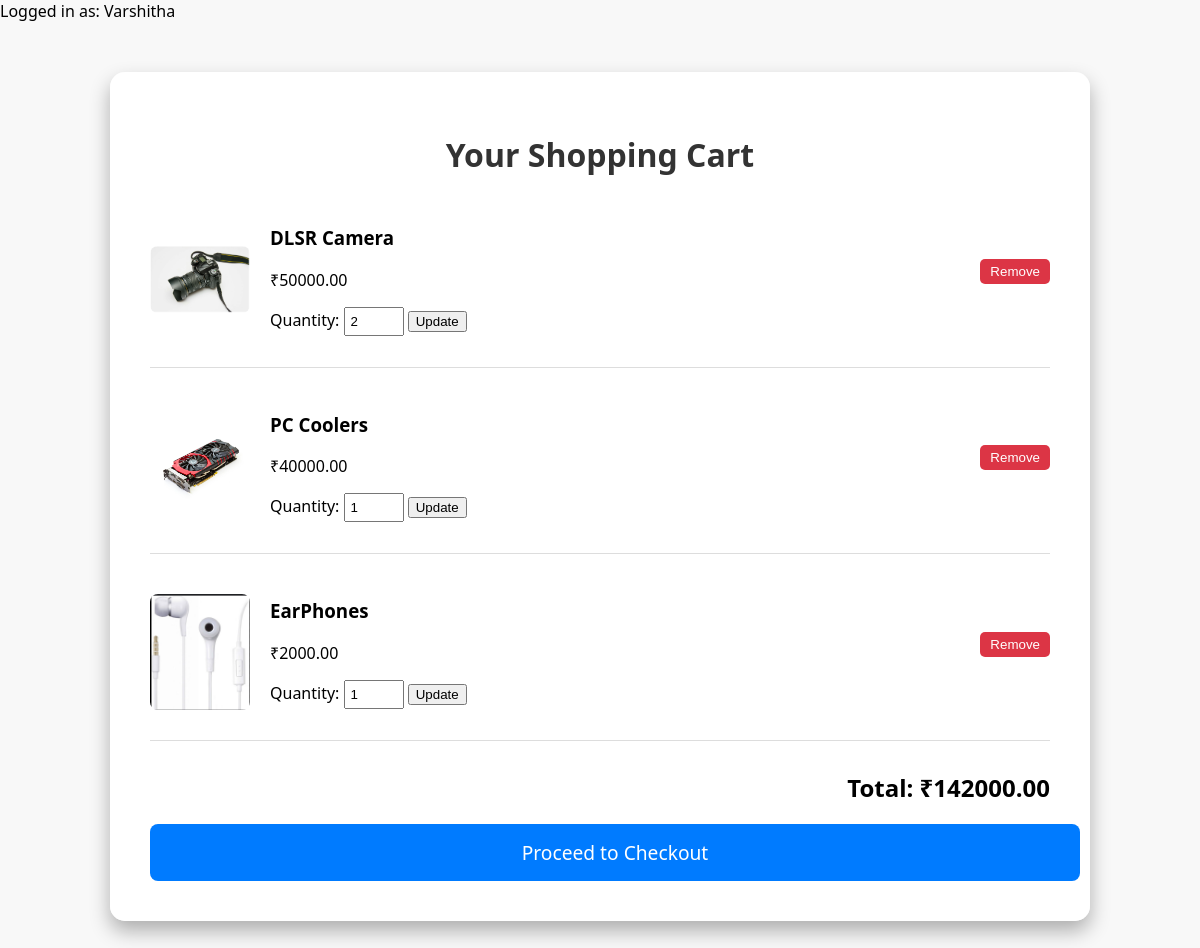
The app's page /cart/ (signed in) with its own data.
### shop/models.py (models this page shows, shortened)
class Cart(models.Model):
    user = models.ForeignKey(User, on_delete=models.CASCADE)
    quantity = models.PositiveIntegerField(default=1)
    content_type = models.ForeignKey(ContentType, on_delete=models.CASCADE)
    object_id = models.PositiveIntegerField()
    product = GenericForeignKey('content_type', 'object_id')

class Product(models.Model):
    name = models.CharField(max_length=100)
    price = models.DecimalField(max_digits=10, decimal_places=2)
    description = models.TextField()
    image = models.ImageField(upload_to='product_images/')  #  Add this line

### shop/views.py (the view)
# urls.py: path('cart/', views.view_cart, name='view_cart'),
@login_required
def view_cart(request):
    cart_items = Cart.objects.filter(user=request.user)
    cart_items = [item for item in cart_items if item.id and item.product]
    total = sum(item.product.price * item.quantity for item in cart_items)
    return render(request, 'cart.html', {'cart_items': cart_items, 'total': total})

### templates/cart.html (shortened to what this page needs)
{% if user.is_authenticated %}
  <p>Logged in as: {{ user.username }}</p>
{% else %}
  <p>Not logged in!</p>
{% endif %}
{% load static %}
<!DOCTYPE html>
<html lang="en">
<head>
    <link rel="stylesheet" href="{% static 'css/style.css' %}">
</head>
<body>
    <div class="container">
        <h1>Your Shopping Cart</h1>
        {% for item in cart_items %}
        <div class="cart-item">
            <img src="{{ item.product.image.url }}" alt="{{ item.product.name }}">
            <div class="cart-item-details">
                <h3>{{ item.product.name }}</h3>
                <p>₹{{ item.product.price }}</p>
                <form method="post" action="{% url 'update_cart' item.id %}">
                    <label for="quantity_{{ forloop.counter }}">Quantity:</label>
                    <input type="number" id="quantity_{{ forloop.counter }}" name="quantity" value="{{ item.quantity }}" min="1">
                    <button type="submit">Update</button>
                </form>
            </div>
            <div class="cart-item-actions">
                <form method="post" action="{% url 'remove_from_cart' item.id %}">
                    <button type="submit">Remove</button>
                </form>
            </div>
        </div>
        {% empty %}
        <p>Your cart is empty.</p>
        {% endfor %}
        {% if cart_items %}
        <div class="cart-total">
            Total: ₹{{ total }}
        </div>
        <a href="{% url 'checkout' %}" class="checkout-btn">Proceed to Checkout</a>
        {% endif %}
    </div>
</body>
</html>

### static/css/style.css (style rules this page uses)
body { font-family: Arial, sans-serif; margin: 20px; background: #f8f8f8; }
body { font-family: Arial, sans-serif; padding: 20px; }

### records on screen
Cart: product.image (picture), product.name "DLSR Camera", product.price "50000.00", quantity "2"
Cart: product.image (picture), product.name "PC Coolers", product.price "40000.00", quantity "1"
Cart: product.image (picture), product.name "EarPhones", product.price "2000.00", quantity "1"

### other values on screen
{{ user.username }} "Varshitha"
{{ total }} "142000.00"
